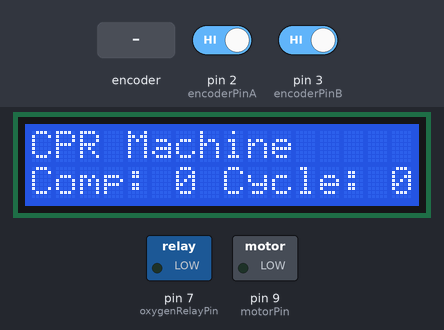
Recording of a sketch running on a simulated Arduino Uno, built with avr-gcc and run on an emulated ATmega328P. Shown: 16×2 character LCD, switched loads named in the sketch (green lamp = pin HIGH). The test bench sets the inputs (shaded band); at power-on: pin 2 (encoderPinA) HIGH, pin 3 (encoderPinB) HIGH.

Above: at 1.2 s.
1.3 s: rotary encoder on pin 2 (encoderPinA) / pin 3 (encoderPinB) turned 3 steps (first pin leading)
At 2.4 s:
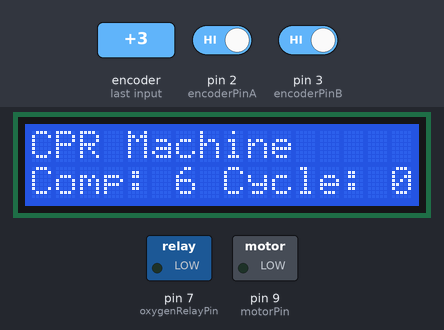
3.4 s: rotary encoder on pin 2 (encoderPinA) / pin 3 (encoderPinB) turned 1 step (first pin leading)
At 3.51 s:
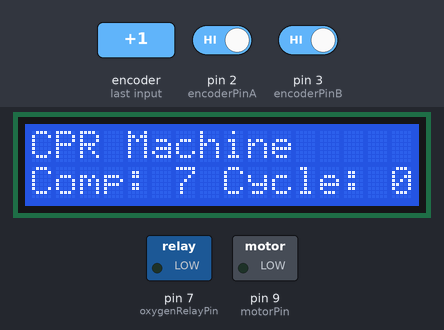
5.1 s: rotary encoder on pin 2 (encoderPinA) / pin 3 (encoderPinB) turned 1 step (first pin leading)
At 5.8 s:
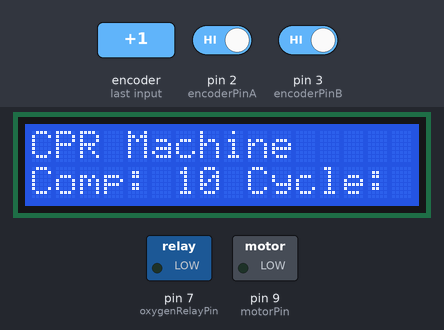
Timing chart, 0 to 8.1 s (numbered marks = the images above; inputs shaded):
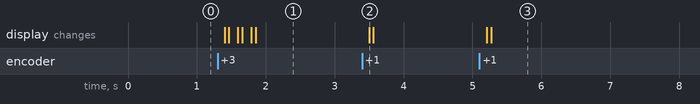

The sketch:

CPR_Machine.ino
```cpp
/*
 * CPR Machine with Motor Speed Control, Hall Effect Quadrature Encoder Feedback, LCD Display, and Oxygen Cylinder Relay
 *
 * Components:
 * - Arduino board
 * - Motor driver module
 * - Hall effect quadrature encoder (OE-37)
 * - I2C LCD display
 * - Relay for oxygen cylinder
 */

#include <Wire.h>
#include <LiquidCrystal_I2C.h>

// Motor pin
const int motorPin = 9;

// Encoder pins
const int encoderPinA = 2;
const int encoderPinB = 3;

// Relay pin for oxygen cylinder
const int oxygenRelayPin = 7;

// LCD display
LiquidCrystal_I2C lcd(0x27, 16, 2);

// PID constants
double kp = 2, ki = 5, kd = 1;
double input = 0, output = 0, setpoint = 110;
double errSum = 0, lastErr = 0;

// CPR cycle counters
int compressionCount = 0;
int cycleCount = 0;

// Quadrature encoder variables
volatile long encoderPos = 0;
volatile bool newRotation = false;

void setup() {
  // Initialize motor pin
  pinMode(motorPin, OUTPUT);

  // Initialize encoder pins
  pinMode(encoderPinA, INPUT_PULLUP);
  pinMode(encoderPinB, INPUT_PULLUP);
  attachInterrupt(digitalPinToInterrupt(encoderPinA), updateEncoder, CHANGE);
  attachInterrupt(digitalPinToInterrupt(encoderPinB), updateEncoder, CHANGE);

  // Initialize oxygen relay pin
  pinMode(oxygenRelayPin, OUTPUT);
  digitalWrite(oxygenRelayPin, LOW);

  // Initialize LCD display
  lcd.init();
  lcd.backlight();
  lcd.setCursor(0, 0);
  lcd.print("CPR Machine");

  // Start serial communication
  Serial.begin(9600);
}

void loop() {
  // Update LCD display
  lcd.setCursor(0, 1);
  lcd.print("Comp: ");
  lcd.print(compressionCount);
  lcd.print(" Cycle: ");
  lcd.print(cycleCount);

  // Check for new rotation
  if (newRotation) {
    compressionCount++;
    newRotation = false;
  }

  // Perform CPR cycle
  if (compressionCount >= 30) {
    lcd.setCursor(14, 1);
    lcd.print("AIR");
    // Ventilation phase
    digitalWrite(oxygenRelayPin, HIGH); // Open oxygen cylinder valve
    delay(2000); // Ventilate for 2 seconds
    digitalWrite(oxygenRelayPin, LOW); // Close oxygen cylinder valve
    compressionCount = 0;
    cycleCount++;
    lcd.clear();
  }

  // Wait for a short period
  delay(50);
}

void updateEncoder() {
  static uint8_t prevStateA, prevStateB;
  uint8_t currStateA = digitalRead(encoderPinA);
  uint8_t currStateB = digitalRead(encoderPinB);

  if (currStateA != prevStateA || currStateB != prevStateB) {
    if (currStateA == currStateB) {
      encoderPos++;
    } else {
      encoderPos--;
    }

    if (encoderPos % 7 == 0) {
      newRotation = true;
    }

    prevStateA = currStateA;
    prevStateB = currStateB;
  }
}
```

Measured:
- after the input at 1.3 s, the display: first changes after 0.10 s (image 1 shows a later state)
- after the input at 3.4 s, the display: changes after 0.10 s (image 2)
- after the input at 5.1 s, the display: first changes after 0.11 s (image 3 shows a later state)
